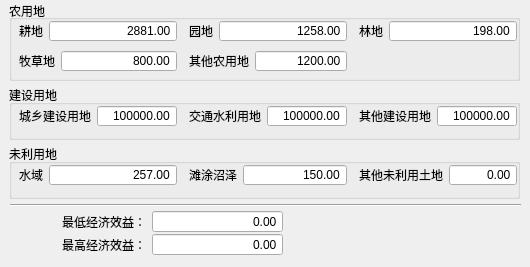
   <widget class="QWidget" name="tab">
    <attribute name="title">
     <string>经济效益</string>
    </attribute>
    <widget class="Line" name="line_2">
     <property name="geometry">
      <rect>
       <x>10</x>
       <y>197</y>
       <width>511</width>
       <height>16</height>
      </rect>
     </property>
     <property name="orientation">
      <enum>Qt::Horizontal</enum>
     </property>
    </widget>
    <widget class="QGroupBox" name="groupBox_2">
     <property name="geometry">
      <rect>
       <x>9</x>
       <y>0</y>
       <width>511</width>
       <height>81</height>
      </rect>
     </property>
     <property name="font">
      <font>
       <weight>50</weight>
       <bold>false</bold>
      </font>
     </property>
     <property name="title">
      <string>农用地</string>
     </property>
     <property name="alignment">
      <set>Qt::AlignLeading|Qt::AlignLeft|Qt::AlignVCenter</set>
     </property>
     <widget class="QWidget" name="layoutWidget_5">
      <property name="geometry">
       <rect>
        <x>10</x>
        <y>50</y>
        <width>158</width>
        <height>22</height>
       </rect>
      </property>
      <layout class="QFormLayout" name="formLayout_5">
       <item row="0" column="0">
        <widget class="QLabel" name="label_5">
         <property name="text">
          <string>牧草地</string>
         </property>
        </widget>
       </item>
       <item row="0" column="1">
        <widget class="QDoubleSpinBox" name="TxtMCD">
         <property name="minimumSize">
          <size>
           <width>114</width>
           <height>0</height>
          </size>
         </property>
         <property name="wrapping">
          <bool>false</bool>
         </property>
         <property name="frame">
          <bool>true</bool>
         </property>
         <property name="alignment">
          <set>Qt::AlignRight|Qt::AlignTrailing|Qt::AlignVCenter</set>
         </property>
         <property name="buttonSymbols">
          <enum>QAbstractSpinBox::NoButtons</enum>
         </property>
         <property name="maximum">
          <double>999999.989999999990687</double>
         </property>
         <property name="value">
          <double>800.000000000000000</double>
         </property>
        </widget>
       </item>
      </layout>
     </widget>
     <widget class="QWidget" name="layoutWidget_3">
      <property name="geometry">
       <rect>
        <x>350</x>
        <y>20</y>
        <width>158</width>
        <height>22</height>
       </rect>
      </property>
      <layout class="QFormLayout" name="formLayout_3">
       <item row="0" column="0">
        <widget class="QLabel" name="label_3">
         <property name="text">
          <string>林地</string>
         </property>
        </widget>
       </item>
       <item row="0" column="1">
        <widget class="QDoubleSpinBox" name="TxtLD">
         <property name="minimumSize">
          <size>
           <width>126</width>
           <height>0</height>
          </size>
         </property>
         <property name="wrapping">
          <bool>false</bool>
         </property>
         <property name="frame">
          <bool>true</bool>
         </property>
         <property name="alignment">
          <set>Qt::AlignRight|Qt::AlignTrailing|Qt::AlignVCenter</set>
         </property>
         <property name="buttonSymbols">
          <enum>QAbstractSpinBox::NoButtons</enum>
         </property>
         <property name="maximum">
          <double>999999.989999999990687</double>
         </property>
         <property name="value">
          <double>198.000000000000000</double>
         </property>
        </widget>
       </item>
      </layout>
     </widget>
     <widget class="QWidget" name="layoutWidget_2">
      <property name="geometry">
       <rect>
        <x>180</x>
        <y>20</y>
        <width>158</width>
        <height>22</height>
       </rect>
      </property>
      <layout class="QFormLayout" name="formLayout_2">
       <item row="0" column="0">
        <widget class="QLabel" name="label_2">
         <property name="text">
          <string>园地</string>
         </property>
        </widget>
       </item>
       <item row="0" column="1">
        <widget class="QDoubleSpinBox" name="TxtYD">
         <property name="minimumSize">
          <size>
           <width>126</width>
           <height>0</height>
          </size>
         </property>
         <property name="wrapping">
          <bool>false</bool>
         </property>
         <property name="frame">
          <bool>true</bool>
         </property>
         <property name="alignment">
          <set>Qt::AlignRight|Qt::AlignTrailing|Qt::AlignVCenter</set>
         </property>
         <property name="buttonSymbols">
          <enum>QAbstractSpinBox::NoButtons</enum>
         </property>
         <property name="maximum">
          <double>999999.989999999990687</double>
         </property>
         <property name="value">
          <double>1258.000000000000000</double>
         </property>
        </widget>
       </item>
      </layout>
     </widget>
     <widget class="QWidget" name="layoutWidget">
      <property name="geometry">
       <rect>
        <x>10</x>
        <y>20</y>
        <width>158</width>
        <height>22</height>
       </rect>
      </property>
      <layout class="QFormLayout" name="formLayout">
       <item row="0" column="0">
        <widget class="QLabel" name="label">
         <property name="text">
          <string>耕地</string>
         </property>
        </widget>
       </item>
       <item row="0" column="1">
        <widget class="QDoubleSpinBox" name="TxtGD">
         <property name="minimumSize">
          <size>
           <width>126</width>
           <height>0</height>
          </size>
         </property>
         <property name="wrapping">
          <bool>false</bool>
         </property>
         <property name="frame">
          <bool>true</bool>
         </property>
         <property name="alignment">
          <set>Qt::AlignRight|Qt::AlignTrailing|Qt::AlignVCenter</set>
         </property>
         <property name="buttonSymbols">
          <enum>QAbstractSpinBox::NoButtons</enum>
         </property>
         <property name="maximum">
          <double>999999.989999999990687</double>
         </property>
         <property name="value">
          <double>2881.000000000000000</double>
         </property>
        </widget>
       </item>
      </layout>
     </widget>
     <widget class="QWidget" name="layoutWidget_10">
      <property name="geometry">
       <rect>
        <x>180</x>
        <y>50</y>
        <width>158</width>
        <height>22</height>
       </rect>
      </property>
      <layout class="QFormLayout" name="formLayout_10">
       <property name="fieldGrowthPolicy">
        <enum>QFormLayout::AllNonFixedFieldsGrow</enum>
       </property>
       <item row="0" column="0">
        <widget class="QLabel" name="label_10">
         <property name="text">
          <string>其他农用地</string>
         </property>
        </widget>
       </item>
       <item row="0" column="1">
        <widget class="QDoubleSpinBox" name="TxtQTNYD">
         <property name="minimumSize">
          <size>
           <width>90</width>
           <height>0</height>
          </size>
         </property>
         <property name="wrapping">
          <bool>false</bool>
         </property>
         <property name="frame">
          <bool>true</bool>
         </property>
         <property name="alignment">
          <set>Qt::AlignRight|Qt::AlignTrailing|Qt::AlignVCenter</set>
         </property>
         <property name="buttonSymbols">
          <enum>QAbstractSpinBox::NoButtons</enum>
         </property>
         <property name="maximum">
          <double>999999.989999999990687</double>
         </property>
         <property name="value">
          <double>1200.000000000000000</double>
         </property>
        </widget>
       </item>
      </layout>
     </widget>
    </widget>
    <widget class="QGroupBox" name="groupBox_3">
     <property name="geometry">
      <rect>
       <x>9</x>
       <y>85</y>
       <width>511</width>
       <height>55</height>
      </rect>
     </property>
     <property name="title">
      <string>建设用地</string>
     </property>
     <widget class="QWidget" name="layoutWidget_6">
      <property name="geometry">
       <rect>
        <x>350</x>
        <y>20</y>
        <width>158</width>
        <height>22</height>
       </rect>
      </property>
      <layout class="QFormLayout" name="formLayout_6">
       <item row="0" column="1">
        <widget class="QDoubleSpinBox" name="TxtQTJSYD">
         <property name="minimumSize">
          <size>
           <width>78</width>
           <height>0</height>
          </size>
         </property>
         <property name="wrapping">
          <bool>false</bool>
         </property>
         <property name="frame">
          <bool>true</bool>
         </property>
         <property name="alignment">
          <set>Qt::AlignRight|Qt::AlignTrailing|Qt::AlignVCenter</set>
         </property>
         <property name="buttonSymbols">
          <enum>QAbstractSpinBox::NoButtons</enum>
         </property>
         <property name="maximum">
          <double>999999.989999999990687</double>
         </property>
         <property name="value">
          <double>150000.000000000000000</double>
         </property>
        </widget>
       </item>
       <item row="0" column="0">
        <widget class="QLabel" name="label_6">
         <property name="text">
          <string>其他建设用地</string>
         </property>
        </widget>
       </item>
      </layout>
     </widget>
     <widget class="QWidget" name="layoutWidget_7">
      <property name="geometry">
       <rect>
        <x>10</x>
        <y>20</y>
        <width>158</width>
        <height>22</height>
       </rect>
      </property>
      <layout class="QFormLayout" name="formLayout_7">
       <item row="0" column="0">
        <widget class="QLabel" name="label_7">
         <property name="text">
          <string>城乡建设用地</string>
         </property>
        </widget>
       </item>
       <item row="0" column="1">
        <widget class="QDoubleSpinBox" name="TxtCXJSYD">
         <property name="minimumSize">
          <size>
           <width>78</width>
           <height>0</height>
          </size>
         </property>
         <property name="wrapping">
          <bool>false</bool>
         </property>
         <property name="frame">
          <bool>true</bool>
         </property>
         <property name="alignment">
          <set>Qt::AlignRight|Qt::AlignTrailing|Qt::AlignVCenter</set>
         </property>
         <property name="buttonSymbols">
          <enum>QAbstractSpinBox::NoButtons</enum>
         </property>
         <property name="maximum">
          <double>999999.989999999990687</double>
         </property>
         <property name="value">
          <double>300000.000000000000000</double>
         </property>
        </widget>
       </item>
      </layout>
     </widget>
     <widget class="QWidget" name="layoutWidget_4">
      <property name="geometry">
       <rect>
        <x>180</x>
        <y>20</y>
        <width>158</width>
        <height>22</height>
       </rect>
      </property>
      <layout class="QFormLayout" name="formLayout_4">
       <item row="0" column="0">
        <widget class="QLabel" name="label_4">
         <property name="text">
          <string>交通水利用地</string>
         </property>
        </widget>
       </item>
       <item row="0" column="1">
        <widget class="QDoubleSpinBox" name="TxtJTSLYD">
         <property name="minimumSize">
          <size>
           <width>78</width>
           <height>0</height>
          </size>
         </property>
         <property name="wrapping">
          <bool>false</bool>
         </property>
         <property name="frame">
          <bool>true</bool>
         </property>
         <property name="alignment">
          <set>Qt::AlignRight|Qt::AlignTrailing|Qt::AlignVCenter</set>
         </property>
         <property name="buttonSymbols">
          <enum>QAbstractSpinBox::NoButtons</enum>
         </property>
         <property name="maximum">
          <double>999999.989999999990687</double>
         </property>
         <property name="value">
          <double>210000.000000000000000</double>
         </property>
        </widget>
       </item>
      </layout>
     </widget>
    </widget>
    <widget class="QGroupBox" name="groupBox_4">
     <property name="geometry">
      <rect>
       <x>9</x>
       <y>144</y>
       <width>511</width>
       <height>55</height>
      </rect>
     </property>
     <property name="title">
      <string>未利用地</string>
     </property>
     <widget class="QWidget" name="layoutWidget_9">
      <property name="geometry">
       <rect>
        <x>350</x>
        <y>20</y>
        <width>158</width>
        <height>22</height>
       </rect>
      </property>
      <layout class="QFormLayout" name="formLayout_9">
       <item row="0" column="0">
        <widget class="QLabel" name="label_9">
         <property name="text">
          <string>其他未利用土地</string>
         </property>
        </widget>
       </item>
       <item row="0" column="1">
        <widget class="QDoubleSpinBox" name="TxtQTWLYTD">
         <property name="minimumSize">
          <size>
           <width>66</width>
           <height>0</height>
          </size>
         </property>
         <property name="wrapping">
          <bool>false</bool>
         </property>
         <property name="frame">
          <bool>true</bool>
         </property>
         <property name="alignment">
          <set>Qt::AlignRight|Qt::AlignTrailing|Qt::AlignVCenter</set>
         </property>
         <property name="buttonSymbols">
          <enum>QAbstractSpinBox::NoButtons</enum>
         </property>
         <property name="maximum">
          <double>999999.989999999990687</double>
         </property>
        </widget>
       </item>
      </layout>
     </widget>
     <widget class="QWidget" name="layoutWidget_11">
      <property name="geometry">
       <rect>
        <x>180</x>
        <y>20</y>
        <width>158</width>
        <height>22</height>
       </rect>
      </property>
      <layout class="QFormLayout" name="formLayout_11">
       <item row="0" column="0">
        <widget class="QLabel" name="label_11">
         <property name="text">
          <string>滩涂沼泽</string>
         </property>
        </widget>
       </item>
       <item row="0" column="1">
        <widget class="QDoubleSpinBox" name="TxtTTZZ">
         <property name="minimumSize">
          <size>
           <width>102</width>
           <height>0</height>
          </size>
         </property>
         <property name="wrapping">
          <bool>false</bool>
         </property>
         <property name="frame">
          <bool>true</bool>
         </property>
         <property name="alignment">
          <set>Qt::AlignRight|Qt::AlignTrailing|Qt::AlignVCenter</set>
         </property>
         <property name="buttonSymbols">
          <enum>QAbstractSpinBox::NoButtons</enum>
         </property>
         <property name="maximum">
          <double>999999.989999999990687</double>
         </property>
         <property name="value">
          <double>150.000000000000000</double>
         </property>
        </widget>
       </item>
      </layout>
     </widget>
     <widget class="QWidget" name="layoutWidget_8">
      <property name="geometry">
       <rect>
        <x>10</x>
        <y>20</y>
        <width>158</width>
        <height>22</height>
       </rect>
      </property>
      <layout class="QFormLayout" name="formLayout_8">
       <item row="0" column="1">
        <widget class="QDoubleSpinBox" name="TxtSY">
         <property name="minimumSize">
          <size>
           <width>126</width>
           <height>0</height>
          </size>
         </property>
         <property name="wrapping">
          <bool>false</bool>
         </property>
         <property name="frame">
          <bool>true</bool>
         </property>
         <property name="alignment">
          <set>Qt::AlignRight|Qt::AlignTrailing|Qt::AlignVCenter</set>
         </property>
         <property name="buttonSymbols">
          <enum>QAbstractSpinBox::NoButtons</enum>
         </property>
         <property name="maximum">
          <double>999999.989999999990687</double>
         </property>
         <property name="value">
          <double>257.000000000000000</double>
         </property>
        </widget>
       </item>
       <item row="0" column="0">
        <widget class="QLabel" name="label_8">
         <property name="text">
          <string>水域</string>
         </property>
        </widget>
       </item>
      </layout>
     </widget>
    </widget>
    <widget class="QWidget" name="layoutWidget">
     <property name="geometry">
      <rect>
       <x>10</x>
       <y>210</y>
       <width>273</width>
       <height>48</height>
      </rect>
     </property>
     <layout class="QGridLayout" name="gridLayout_3">
      <property name="verticalSpacing">
       <number>0</number>
      </property>
      <item row="0" column="0" rowspan="2">
       <widget class="QPushButton" name="pushButton_4">
        <property name="enabled">
         <bool>false</bool>
        </property>
        <property name="text">
         <string/>
        </property>
        <property name="icon">
         <iconset>
          <normaloff>Resources/info.ico</normaloff>
          <disabledoff>Resources/info.ico</disabledoff>
          <disabledon>Resources/info.ico</disabledon>Resources/info.ico</iconset>
        </property>
        <property name="iconSize">
         <size>
          <width>32</width>
          <height>32</height>
         </size>
        </property>
        <property name="flat">
         <bool>true</bool>
        </property>
       </widget>
      </item>
      <item row="0" column="1">
       <widget class="QLabel" name="label_13">
        <property name="text">
         <string>最低经济效益：</string>
        </property>
       </widget>
      </item>
      <item row="0" column="2">
       <widget class="QDoubleSpinBox" name="TxtMinBenefit">
        <property name="minimumSize">
         <size>
          <width>131</width>
          <height>0</height>
         </size>
        </property>
        <property name="alignment">
         <set>Qt::AlignRight|Qt::AlignTrailing|Qt::AlignVCenter</set>
        </property>
        <property name="readOnly">
         <bool>true</bool>
        </property>
        <property name="buttonSymbols">
         <enum>QAbstractSpinBox::NoButtons</enum>
        </property>
        <property name="maximum">
         <double>9999999.990000000223517</double>
        </property>
       </widget>
      </item>
      <item row="1" column="1">
       <widget class="QLabel" name="label_14">
        <property name="text">
         <string>最高经济效益：</string>
        </property>
       </widget>
      </item>
      <item row="1" column="2">
       <widget class="QDoubleSpinBox" name="TxtMaxBenefit">
        <property name="minimumSize">
         <size>
          <width>131</width>
          <height>0</height>
         </size>
        </property>
        <property name="alignment">
         <set>Qt::AlignRight|Qt::AlignTrailing|Qt::AlignVCenter</set>
        </property>
        <property name="readOnly">
         <bool>true</bool>
        </property>
        <property name="buttonSymbols">
         <enum>QAbstractSpinBox::NoButtons</enum>
        </property>
        <property name="maximum">
         <double>9999999.990000000223517</double>
        </property>
       </widget>
      </item>
     </layout>
    </widget>
   </widget>
